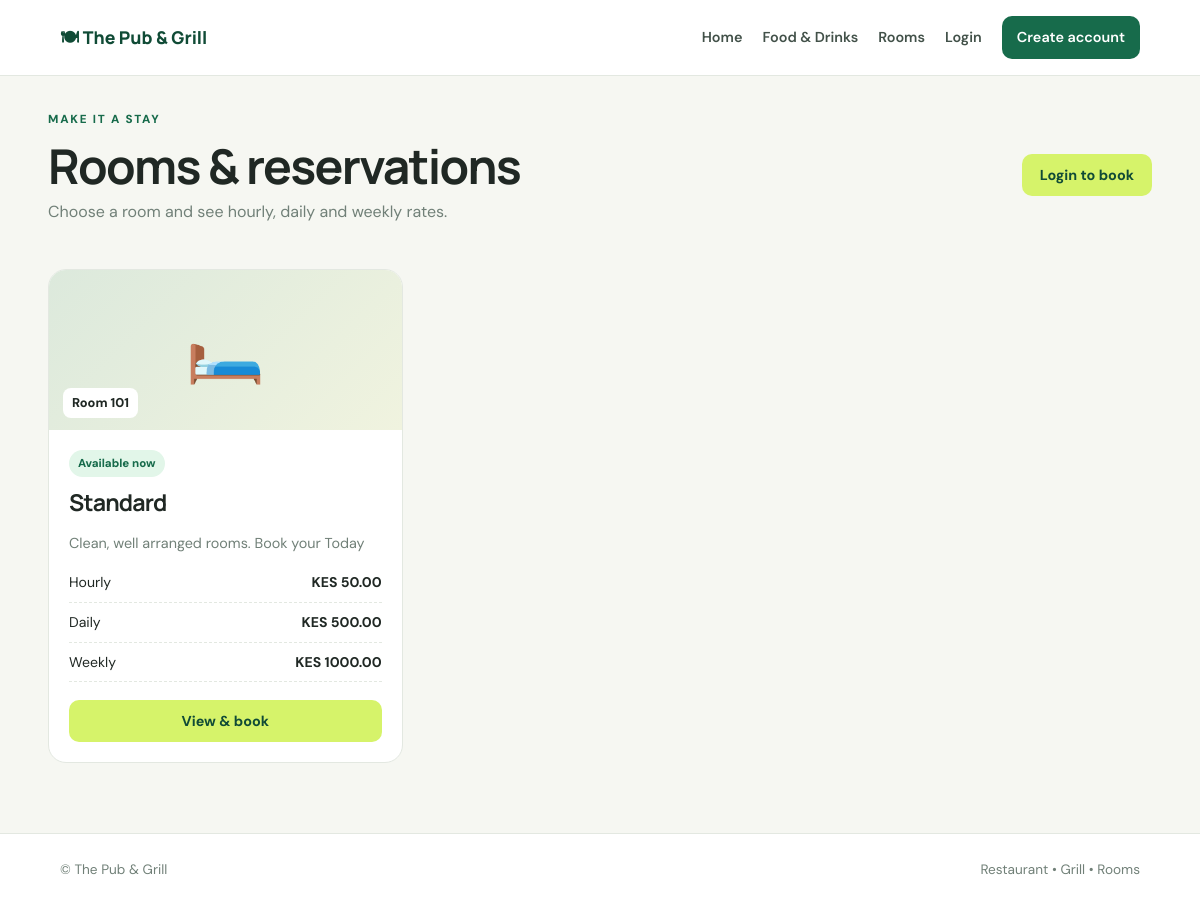
Screenshot of /rooms with the database file from the repository.
### app/models.py (models this page shows)
class Room(db.Model):
    id = db.Column(db.Integer, primary_key=True)
    room_number = db.Column(db.String(20), unique=True, nullable=False)
    room_type = db.Column(db.String(60), default="Standard", nullable=False)
    description = db.Column(db.Text)
    hourly_rate_cents = db.Column(db.Integer, nullable=False)
    daily_rate_cents = db.Column(db.Integer, nullable=False)
    weekly_rate_cents = db.Column(db.Integer, nullable=False)
    capacity = db.Column(db.Integer, default=2, nullable=False)
    status = db.Column(db.String(30), default="available", nullable=False, index=True)
    image_path = db.Column(db.String(255))

### app/rooms/routes.py (the view)
@rooms_bp.get("/rooms")
def list_rooms():
    rooms = Room.query.order_by(Room.room_number).all()
    now = datetime.utcnow()
    for room in rooms:
        room.currently_available = room_is_available(room.id, now, now + timedelta(minutes=1))
    return render_template("customer/rooms.html", rooms=rooms)

### app/rooms/routes.py (called while the page is built)
def room_is_available(room_id, start, end):
    room = db.session.get(Room, room_id)
    if not room or room.status == "maintenance":
        return False
    booking = RoomBooking.query.filter(
        RoomBooking.room_id == room_id,
        RoomBooking.status.in_(ACTIVE_BOOKING_STATES),
        RoomBooking.check_in_at < end,
        RoomBooking.check_out_at > start
    ).first()
    block = RoomBlock.query.filter_by(room_id=room_id, is_active=True).filter(
        RoomBlock.starts_at < end, RoomBlock.ends_at > start
    ).first()
    return booking is None and block is None

### app/templates/customer/rooms.html
{% extends "base.html" %}{% block title %}Rooms · {{ business_name }}{% endblock %}
{% block content %}<div class="page-heading"><div><p class="eyebrow">MAKE IT A STAY</p><h1>Rooms & reservations</h1><p>Choose a room and see hourly, daily and weekly rates.</p></div>{% if current_user.is_authenticated %}<a class="btn primary" href="{{ url_for('rooms.bookings') }}">Book a room</a>{% else %}<a class="btn primary" href="{{ url_for('auth.login') }}">Login to book</a>{% endif %}</div><div class="room-grid">{% for r in rooms %}<article class="room-card"><div class="room-illustration">🛏️<span class="room-number">Room {{ r.room_number }}</span></div><div class="room-info"><span class="status {{ 'available' if r.currently_available else 'occupied' }}">{{ 'Available now' if r.currently_available else 'Unavailable now' }}</span><h2>{{ r.room_type }}</h2><p>{{ r.description or 'A comfortable room for your stay.' }}</p><div class="rate-list"><span>Hourly <strong>{{ currency }} {{ '%.2f'|format(r.hourly_rate_cents/100) }}</strong></span><span>Daily <strong>{{ currency }} {{ '%.2f'|format(r.daily_rate_cents/100) }}</strong></span><span>Weekly <strong>{{ currency }} {{ '%.2f'|format(r.weekly_rate_cents/100) }}</strong></span></div><a class="btn primary full" href="{{ url_for('rooms.room_detail', room_id=r.id) }}">View & book</a></div></article>{% else %}<div class="empty-state">Rooms will appear here when the administrator adds them.</div>{% endfor %}</div><script src="{{ url_for('static', filename='js/room-live.js') }}" defer></script>{% endblock %}

### app/static/css/style.css (style rules this page uses)
:root { --ink:#202824;--muted:#718078;--green:#176b4b;--green-dark:#104b36;--lime:#d6f36a;--cream:#f6f7f2;--white:#fff;--line:#e3e8e1;--red:#a72b2b;--shadow:0 14px 36px rgba(27,49,38,.08) }
* { box-sizing:border-box }
body { margin:0;background:var(--cream);color:var(--ink);font-family:'DM Sans',sans-serif;line-height:1.55 }
h1,h2,h3 { font-family:Manrope,sans-serif;line-height:1.2;letter-spacing:-.035em;margin-top:0 }
h1 { font-size:clamp(2.1rem,4vw,3.7rem) }
h2 { font-size:1.45rem }
a { color:var(--green);text-decoration:none }
.eyebrow { font-size:.73rem;font-weight:800;letter-spacing:.15em;color:var(--green);text-transform:uppercase;margin:0 0 9px }
.btn { border:0;display:inline-flex;align-items:center;justify-content:center;gap:7px;background:var(--green);color:#fff;padding:12px 18px;border-radius:10px;font:700 .9rem 'DM Sans',sans-serif;cursor:pointer;text-decoration:none;transition:transform .15s,background .15s }
.btn.primary { background:var(--lime);color:var(--green-dark) }
.btn.full { width:100% }
.section-head,.page-heading,.panel-heading { display:flex;align-items:center;justify-content:space-between;gap:18px }
.section-head h2,.page-heading h1 { margin-bottom:4px }
.page-heading { margin-bottom:28px }
.page-heading p:not(.eyebrow) { color:var(--muted);margin-top:5px }
.status { display:inline-block;border-radius:30px;padding:5px 9px;font-size:.72rem;font-weight:800;background:#edf0ee;color:#46534b;white-space:nowrap }
.status.ready,.status.completed,.status.available,.status.served { background:#e2f6e9;color:#176b4b }
.room-grid { display:grid;grid-template-columns:repeat(3,1fr);gap:20px }
.room-card { background:white;border:1px solid var(--line);border-radius:18px;overflow:hidden }
.room-illustration { height:160px;background:linear-gradient(135deg,#dce9dc,#f0f3df);display:grid;place-items:center;font-size:4rem;position:relative }
.room-number { position:absolute;bottom:12px;left:14px;background:white;border-radius:8px;padding:5px 9px;font-size:.8rem;font-weight:800 }
.room-info { padding:20px }
.room-info h2 { margin:12px 0 6px }
.room-info p { color:var(--muted);font-size:.9rem }
.rate-list { display:grid;gap:9px;margin:18px 0 }
.rate-list span { display:flex;justify-content:space-between;padding-bottom:8px;border-bottom:1px dashed var(--line);font-size:.88rem }

### rows the page displays
Room: room_number "101", room_type "Standard", description "Clean, well arranged rooms. Book your Today", currency "KES", r.hourly_rate_cents/100 "50.00", r.daily_rate_cents/100 "500.00", r.weekly_rate_cents/100 "1000.00"

### other values shown
{{ business_name }} "The Pub & Grill"
